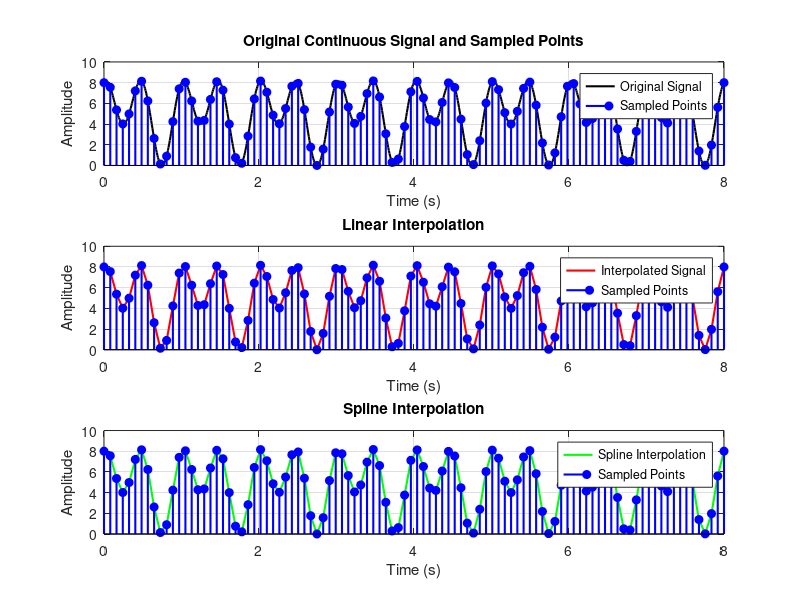

This figure's MATLAB source:
% Define the original continuous signal
fs_original = 1000; % High sampling rate for the original signal
T = 8; % Duration (seconds)
t_original = linspace(0, T, fs_original); % Time points for original signal
signal_original = 5 + 2 * cos(2 * pi * t_original - pi/2) + 3 * cos(4 * pi * t_original); % Original signal

% Define the sampled signal
fs_sampled = 100; % Sampling rate (samples per second)
t_sampled = linspace(0, T, fs_sampled); % Sampled time points
signal_sampled = 5 + 2 * cos(2 * pi * t_sampled - pi/2) + 3 * cos(4 * pi * t_sampled); % Sampled signal

% Define the finer time vector for interpolation
fs_interp = 100; % Desired sampling rate for interpolation
t_interp = linspace(0, T, fs_interp); % Time points for interpolation

% Perform linear interpolation
signal_interp = interp1(t_sampled, signal_sampled, t_interp, 'linear');

% Perform spline interpolation (for smoother results)
signal_spline = interp1(t_sampled, signal_sampled, t_interp, 'spline');

% Plot the results
figure;

% Plot original continuous signal
subplot(3, 1, 1);
plot(t_original, signal_original, 'k-', 'LineWidth', 1.5);
hold on;
stem(t_sampled, signal_sampled, 'b', 'LineWidth', 1.5, 'MarkerFaceColor', 'b');
title('Original Continuous Signal and Sampled Points');
xlabel('Time (s)');
ylabel('Amplitude');
legend('Original Signal', 'Sampled Points');
grid on;

% Plot linear interpolation
subplot(3, 1, 2);
plot(t_interp, signal_interp, 'r-', 'LineWidth', 1.5);
hold on;
stem(t_sampled, signal_sampled, 'b', 'LineWidth', 1.5, 'MarkerFaceColor', 'b');
title('Linear Interpolation');
xlabel('Time (s)');
ylabel('Amplitude');
legend('Interpolated Signal', 'Sampled Points');
grid on;

% Plot spline interpolation
subplot(3, 1, 3);
plot(t_interp, signal_spline, 'g-', 'LineWidth', 1.5);
hold on;
stem(t_sampled, signal_sampled, 'b', 'LineWidth', 1.5, 'MarkerFaceColor', 'b');
title('Spline Interpolation');
xlabel('Time (s)');
ylabel('Amplitude');
legend('Spline Interpolation', 'Sampled Points');
grid on;
